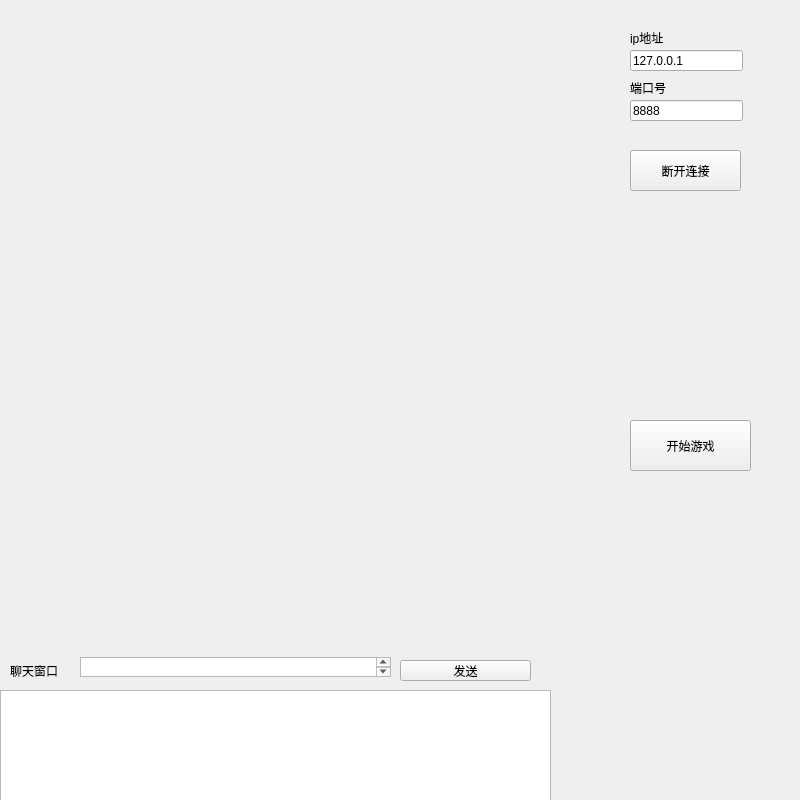
<?xml version="1.0" encoding="UTF-8"?>
<ui version="4.0">
 <class>MainWindow</class>
 <widget class="QMainWindow" name="MainWindow">
  <property name="geometry">
   <rect>
    <x>0</x>
    <y>0</y>
    <width>800</width>
    <height>800</height>
   </rect>
  </property>
  <property name="minimumSize">
   <size>
    <width>800</width>
    <height>800</height>
   </size>
  </property>
  <property name="maximumSize">
   <size>
    <width>800</width>
    <height>800</height>
   </size>
  </property>
  <property name="windowTitle">
   <string>MainWindow</string>
  </property>
  <widget class="QWidget" name="centralWidget">
   <widget class="QPushButton" name="start">
    <property name="geometry">
     <rect>
      <x>630</x>
      <y>420</y>
      <width>121</width>
      <height>51</height>
     </rect>
    </property>
    <property name="text">
     <string>开始游戏</string>
    </property>
   </widget>
   <widget class="QTextEdit" name="information">
    <property name="geometry">
     <rect>
      <x>0</x>
      <y>690</y>
      <width>551</width>
      <height>111</height>
     </rect>
    </property>
   </widget>
   <widget class="QLabel" name="label_3">
    <property name="geometry">
     <rect>
      <x>10</x>
      <y>660</y>
      <width>71</width>
      <height>21</height>
     </rect>
    </property>
    <property name="text">
     <string>聊天窗口</string>
    </property>
   </widget>
   <widget class="QPushButton" name="emits">
    <property name="geometry">
     <rect>
      <x>400</x>
      <y>660</y>
      <width>131</width>
      <height>21</height>
     </rect>
    </property>
    <property name="text">
     <string>发送</string>
    </property>
   </widget>
   <widget class="QTextEdit" name="chat">
    <property name="geometry">
     <rect>
      <x>80</x>
      <y>657</y>
      <width>311</width>
      <height>20</height>
     </rect>
    </property>
   </widget>
   <widget class="QLabel" name="label">
    <property name="geometry">
     <rect>
      <x>630</x>
      <y>30</y>
      <width>72</width>
      <height>15</height>
     </rect>
    </property>
    <property name="text">
     <string>ip地址</string>
    </property>
   </widget>
   <widget class="QLineEdit" name="lineEdit">
    <property name="geometry">
     <rect>
      <x>630</x>
      <y>50</y>
      <width>113</width>
      <height>21</height>
     </rect>
    </property>
    <property name="text">
     <string>127.0.0.1</string>
    </property>
   </widget>
   <widget class="QLabel" name="label_2">
    <property name="geometry">
     <rect>
      <x>630</x>
      <y>80</y>
      <width>72</width>
      <height>15</height>
     </rect>
    </property>
    <property name="text">
     <string>端口号</string>
    </property>
   </widget>
   <widget class="QLineEdit" name="lineEdit_2">
    <property name="geometry">
     <rect>
      <x>630</x>
      <y>100</y>
      <width>113</width>
      <height>21</height>
     </rect>
    </property>
    <property name="text">
     <string>8888</string>
    </property>
   </widget>
   <widget class="QPushButton" name="pushButton">
    <property name="geometry">
     <rect>
      <x>630</x>
      <y>150</y>
      <width>111</width>
      <height>41</height>
     </rect>
    </property>
    <property name="text">
     <string>断开连接</string>
    </property>
   </widget>
  </widget>
 </widget>
 <layoutdefault spacing="6" margin="11"/>
 <resources/>
 <connections/>
</ui>
